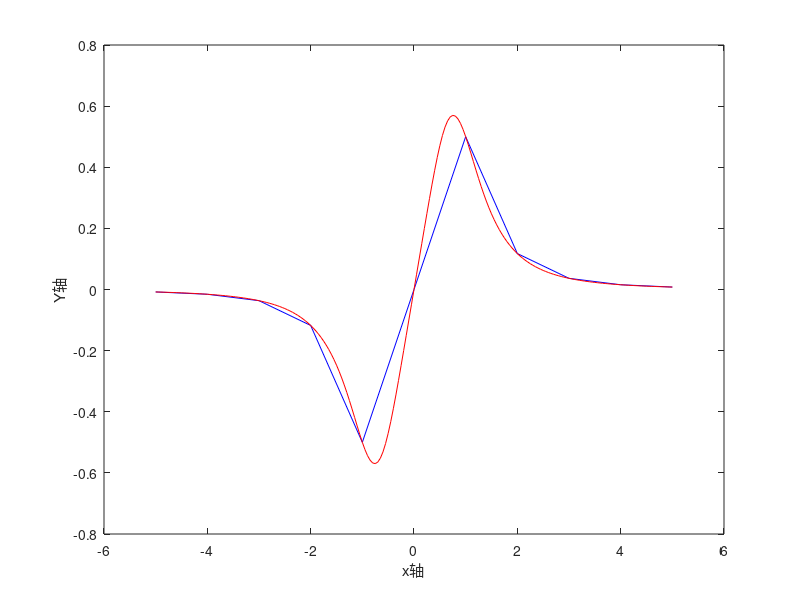

MATLAB code for this plot:
format long
F= @(x) x / ( 1 + x^4) ;
n = 10 ;
step = 10 / (n) ;
start  = -5;

x = -5: step : 5 ;
y=(n+1) ;

t = 5;
for i = 1 : 1 : n+1
    y(i)=F(x(i));
end

for i = 1 : 1 : n
    %k =( y(i) - y(i+1)) /( x(i) - x(i-1));
    %b = y(i) - k *x(i);
     plot([x(i),x(i+1)],[y(i),y(i+1)],"b-")
     hold on
end
xi = -5 : 0.05 : 5;
yi =(201);
for i = 1 : 1 : 201
    yi(i)=F(xi(i));
end
plot(xi,yi,"r-")
xlabel("x轴")
ylabel("Y轴")